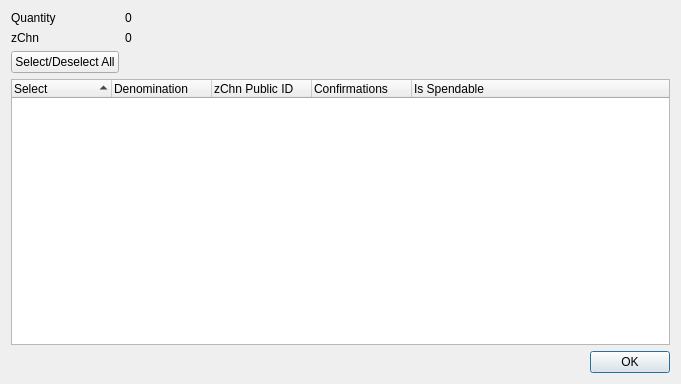
<?xml version="1.0" encoding="UTF-8"?>
<ui version="4.0">
 <class>ZChnControlDialog</class>
 <widget class="QDialog" name="ZChnControlDialog">
  <property name="geometry">
   <rect>
    <x>0</x>
    <y>0</y>
    <width>681</width>
    <height>384</height>
   </rect>
  </property>
  <property name="minimumSize">
   <size>
    <width>681</width>
    <height>384</height>
   </size>
  </property>
  <property name="windowTitle">
   <string>Select zChn to Spend</string>
  </property>
  <layout class="QGridLayout" name="gridLayout">
   <item row="0" column="0">
    <layout class="QFormLayout" name="formLayout">
     <property name="sizeConstraint">
      <enum>QLayout::SetDefaultConstraint</enum>
     </property>
     <item row="0" column="0">
      <widget class="QLabel" name="labelQuantity">
       <property name="text">
        <string>Quantity</string>
       </property>
      </widget>
     </item>
     <item row="0" column="1">
      <widget class="QLabel" name="labelQuantity_int">
       <property name="text">
        <string>0</string>
       </property>
      </widget>
     </item>
     <item row="1" column="0">
      <widget class="QLabel" name="labelZChn">
       <property name="text">
        <string>zChn</string>
       </property>
      </widget>
     </item>
     <item row="1" column="1">
      <widget class="QLabel" name="labelZChn_int">
       <property name="text">
        <string>0</string>
       </property>
      </widget>
     </item>
     <item row="2" column="0">
      <widget class="QPushButton" name="pushButtonAll">
       <property name="text">
        <string>Select/Deselect All</string>
       </property>
      </widget>
     </item>
    </layout>
   </item>
   <item row="1" column="0">
    <layout class="QVBoxLayout" name="verticalLayout">
     <item>
      <widget class="QTreeWidget" name="treeWidget">
       <property name="minimumSize">
        <size>
         <width>0</width>
         <height>250</height>
        </size>
       </property>
       <property name="alternatingRowColors">
        <bool>true</bool>
       </property>
       <property name="sortingEnabled">
        <bool>true</bool>
       </property>
       <property name="columnCount">
        <number>5</number>
       </property>
       <attribute name="headerDefaultSectionSize">
        <number>100</number>
       </attribute>
       <column>
        <property name="text">
         <string notr="true">Select</string>
        </property>
       </column>
       <column>
        <property name="text">
         <string notr="true">Denomination</string>
        </property>
       </column>
       <column>
        <property name="text">
         <string notr="true">zChn Public ID</string>
        </property>
       </column>
       <column>
        <property name="text">
         <string notr="true">Confirmations</string>
        </property>
       </column>
       <column>
        <property name="text">
         <string>Is Spendable</string>
        </property>
       </column>
      </widget>
     </item>
     <item>
      <widget class="QDialogButtonBox" name="buttonBox">
       <property name="orientation">
        <enum>Qt::Horizontal</enum>
       </property>
       <property name="standardButtons">
        <set>QDialogButtonBox::Ok</set>
       </property>
      </widget>
     </item>
    </layout>
   </item>
  </layout>
 </widget>
 <resources/>
 <connections>
  <connection>
   <sender>buttonBox</sender>
   <signal>accepted()</signal>
   <receiver>ZChnControlDialog</receiver>
   <slot>accept()</slot>
   <hints>
    <hint type="sourcelabel">
     <x>248</x>
     <y>254</y>
    </hint>
    <hint type="destinationlabel">
     <x>157</x>
     <y>274</y>
    </hint>
   </hints>
  </connection>
  <connection>
   <sender>buttonBox</sender>
   <signal>rejected()</signal>
   <receiver>ZChnControlDialog</receiver>
   <slot>reject()</slot>
   <hints>
    <hint type="sourcelabel">
     <x>316</x>
     <y>260</y>
    </hint>
    <hint type="destinationlabel">
     <x>286</x>
     <y>274</y>
    </hint>
   </hints>
  </connection>
 </connections>
</ui>
